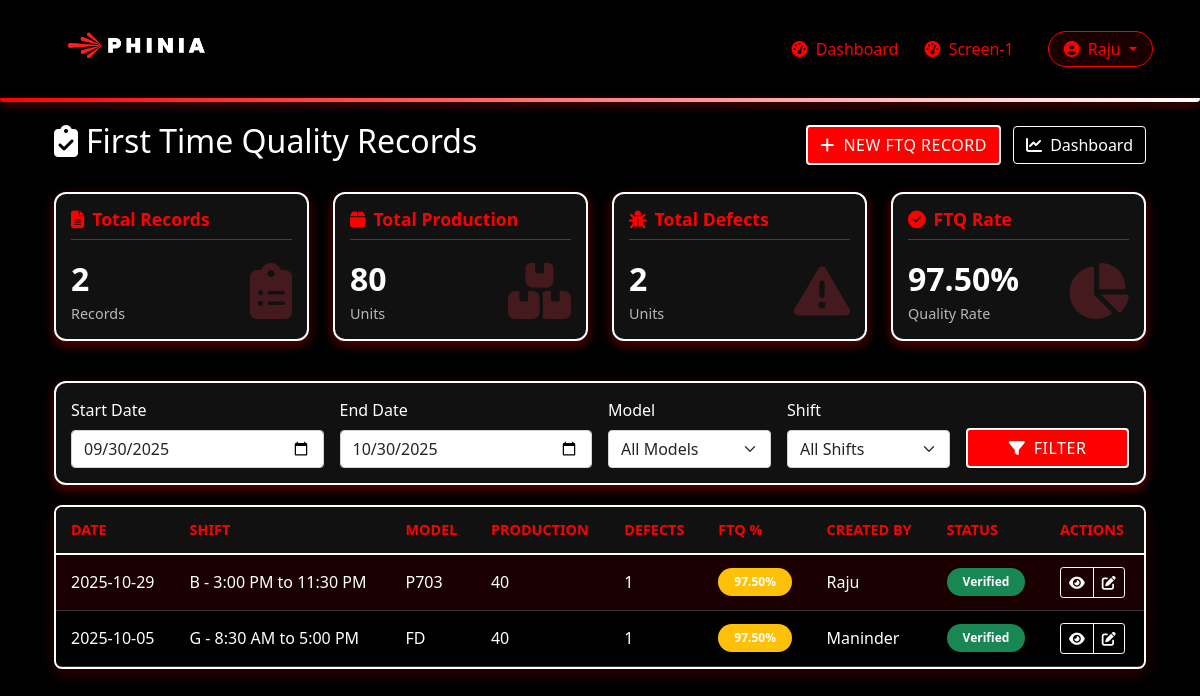
Before: /ftq/ (signed in) with the older database file.
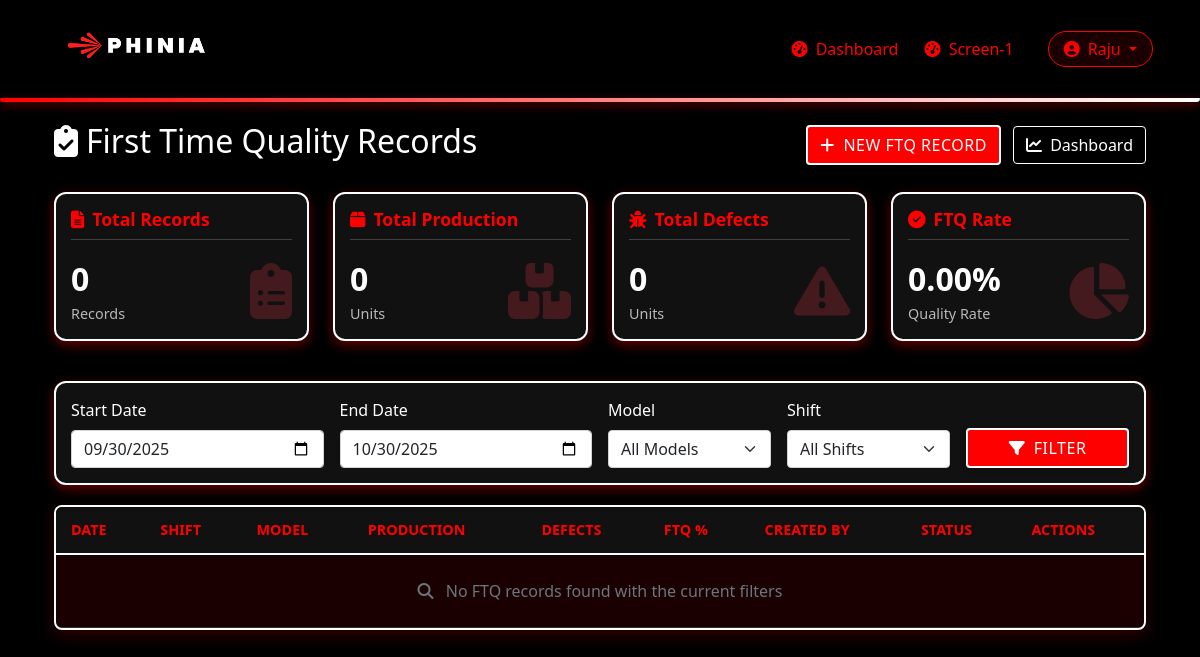
After: the same page with the newer database file.
### main/models.py (models this page shows, shortened)
class User(AbstractUser):
    USER_TYPES = (
        ('operator', 'Operator'),
        ('shift_supervisor', 'Shift Supervisor'),
        ('quality_supervisor', 'Quality Supervisor'),
    )
    company_id = models.CharField(max_length=100, blank=True, null=True)
    skill_matrix_level = models.CharField(max_length=200, blank=True, null=True)
    user_type = models.CharField(max_length=20, choices=USER_TYPES)

class FTQRecord(models.Model):
    MODEL_CHOICES = (
        ('P703', 'P703'),
        ('U704', 'U704'),
        ('FD', 'FD'),
        ('SA', 'SA'),
        ('Gnome', 'Gnome'),
    )
    SHIFTS = [
        ('S1', 'S1 - 6:30 AM to 6:30 PM'),
        ('A', 'A - 6:30 AM to 3:00 PM'),
        ('G', 'G - 8:30 AM to 5:00 PM'),
        ('B', 'B - 3:00 PM to 11:30 PM'),
        ('C', 'C - 11:30 PM to 6:30 AM'),
        ('S2', 'S2 - 6:30 PM to 6:30 AM'),
    ]
    verification_status = models.ForeignKey(
        'DailyVerificationStatus',
        on_delete=models.CASCADE,
        related_name='ftq_records',
        null=True,
        blank=True
    )
    date = models.DateField()
    shift_type = models.CharField(max_length=100, choices=SHIFTS, blank=True, null=True)
    model_name = models.CharField(max_length=10, choices=MODEL_CHOICES)
    julian_date = models.DateField(help_text="Date in Julian calendar")
    total_inspected = models.PositiveIntegerField(verbose_name="Production/day")
    created_by = models.ForeignKey(User, on_delete=models.CASCADE, related_name='created_ftq_records')
    verified_by = models.ForeignKey(
        User,
        on_delete=models.CASCADE,
        related_name='verified_ftq_records',
        null=True,
        blank=True,
        verbose_name="Supervisor"
    )
    production_per_shift = models.PositiveIntegerField(
        verbose_name="Production Data/Shift",
        blank=True,
        null=True
    )
    created_at = models.DateTimeField(auto_now_add=True)
    updated_at = models.DateTimeField(auto_now=True)
    @property
    def total_defects(self):
        return self.time_based_defects.aggregate(
            total=Sum('count')
        )['total'] or 0
    @property
    def ftq_percentage(self):
        if self.total_inspected > 0:
            return ((self.total_inspected - self.total_defects) / self.total_inspected) * 100
        return 0
    class Meta:
        ordering = ['-date', '-created_at']

### main/views.py (the view)
# urls.py: path('ftq/', views.ftq_list, name='ftq_list'),
@login_required
def ftq_list(request):
    start_date_str = request.GET.get('start_date', (timezone.now().date() - timedelta(days=30)).strftime('%Y-%m-%d'))
    end_date_str = request.GET.get('end_date', timezone.now().date().strftime('%Y-%m-%d'))
    model_name = request.GET.get('model_name', '')
    shift_type = request.GET.get('shift_type', '')
    try:
        start_date = datetime.strptime(start_date_str, '%Y-%m-%d').date()
    except (ValueError, TypeError):
        start_date = timezone.now().date() - timedelta(days=30)
    try:
        end_date = datetime.strptime(end_date_str, '%Y-%m-%d').date()
    except (ValueError, TypeError):
        end_date = timezone.now().date()
    ftq_records = FTQRecord.objects.select_related(
        'created_by',
        'verified_by'
    ).prefetch_related(
        'time_based_defects'
    )
    ftq_records = ftq_records.filter(date__range=[start_date, end_date])
    if model_name:
        ftq_records = ftq_records.filter(model_name=model_name)
    if shift_type:
        ftq_records = ftq_records.filter(shift_type=shift_type)
    ftq_records = ftq_records.order_by('-date', '-shift_type')
    paginator = Paginator(ftq_records, 20)  # Show 20 records per page
    page_number = request.GET.get('page')
    page_obj = paginator.get_page(page_number)
    total_inspected = 0
    total_defects = 0
    for record in ftq_records:
        total_inspected += record.total_inspected
        total_defects += record.total_defects  # This uses the property
    stats = {
        'total_inspected': total_inspected,
        'total_defects': total_defects,
        'record_count': ftq_records.count()
    }
    if stats['total_inspected'] > 0:
        stats['ftq_percentage'] = ((stats['total_inspected'] - stats['total_defects']) / stats['total_inspected']) * 100
    else:
        stats['ftq_percentage'] = 0
    model_choices = FTQRecord.MODEL_CHOICES
    return render(request, 'main/operations/ftq_list.html', {
        'page_obj': page_obj,
        'stats': stats,
        'model_choices': model_choices,
        'shift_choices': FTQRecord.SHIFTS,  # Fixed: use SHIFTS not SHIFT_CHOICES
        'filters': {
            'start_date': start_date,
            'end_date': end_date,
            'model_name': model_name,
            'shift_type': shift_type
        },
        'title': 'FTQ Records'
    })

### main/templates/main/operations/ftq_list.html (shortened to what this page needs)
{% extends "main/base.html" %}
{% load static %}
{% block content %}
<div class="container-fluid">
    <div class="d-flex justify-content-between align-items-center mb-4">
        <h2 class="text-white"><i class="fas fa-clipboard-check me-2"></i>First Time Quality Records</h2>
        <div>
            <a href="{% url 'ftq_record_create' %}" class="btn btn-primary">
                <i class="fas fa-plus me-1"></i> New FTQ Record
            </a>
            <a href="{% url 'ftq_dashboard' %}" class="btn btn-outline-light ms-2">
                <i class="fas fa-chart-line me-1"></i> Dashboard
            </a>
        </div>
    </div>
    <div class="row mb-4">
        <div class="col-lg-3 col-md-6 mb-3">
            <div class="stats-card">
                <h5 class="card-title"><i class="fas fa-file-alt me-2"></i>Total Records</h5>
                <div class="d-flex justify-content-between align-items-end">
                    <div>
                        <div class="stats-value">{{ stats.record_count }}</div>
                        <div class="stats-label">Records</div>
                    </div>
                    <div class="display-4 text-danger opacity-25">
                        <i class="fas fa-clipboard-list"></i>
                    </div>
                </div>
            </div>
        </div>
        <div class="col-lg-3 col-md-6 mb-3">
            <div class="stats-card">
                <h5 class="card-title"><i class="fas fa-box me-2"></i>Total Production</h5>
                <div class="d-flex justify-content-between align-items-end">
                    <div>
                        <div class="stats-value">{{ stats.total_inspected }}</div>
                        <div class="stats-label">Units</div>
                    </div>
                    <div class="display-4 text-danger opacity-25">
                        <i class="fas fa-boxes"></i>
                    </div>
                </div>
            </div>
        </div>
        <div class="col-lg-3 col-md-6 mb-3">
            <div class="stats-card">
                <h5 class="card-title"><i class="fas fa-bug me-2"></i>Total Defects</h5>
                <div class="d-flex justify-content-between align-items-end">
                    <div>
                        <div class="stats-value">{{ stats.total_defects }}</div>
                        <div class="stats-label">Units</div>
                    </div>
                    <div class="display-4 text-danger opacity-25">
                        <i class="fas fa-exclamation-triangle"></i>
                    </div>
                </div>
            </div>
        </div>
        <div class="col-lg-3 col-md-6 mb-3">
            <div class="stats-card">
                <h5 class="card-title"><i class="fas fa-check-circle me-2"></i>FTQ Rate</h5>
                <div class="d-flex justify-content-between align-items-end">
                    <div>
                        <div class="stats-value">{{ stats.ftq_percentage|floatformat:2 }}%</div>
                        <div class="stats-label">Quality Rate</div>
                    </div>
                    <div class="display-4 text-danger opacity-25">
                        <i class="fas fa-chart-pie"></i>
                    </div>
                </div>
            </div>
        </div>
    </div>
    <div class="filter-container">
        <form method="get" action="" class="row g-3">
            <div class="col-md-3">
                <label for="start_date" class="form-label">Start Date</label>
                <input type="date" class="form-control" id="start_date" name="start_date"
                       value="{{ filters.start_date|date:'Y-m-d' }}">
            </div>
            <div class="col-md-3">
                <label for="end_date" class="form-label">End Date</label>
                <input type="date" class="form-control" id="end_date" name="end_date"
                       value="{{ filters.end_date|date:'Y-m-d' }}">
            </div>
            <div class="col-md-2">
                <label for="model_name" class="form-label">Model</label>
                <select class="form-select" id="model_name" name="model_name">
                    <option value="">All Models</option>
                </select>
            </div>
            <div class="col-md-2">
                <label for="shift_type" class="form-label">Shift</label>
                <select class="form-select" id="shift_type" name="shift_type">
                    <option value="">All Shifts</option>
                </select>
            </div>
            <div class="col-md-2 d-flex align-items-end">
                <button type="submit" class="btn btn-primary w-100">
                    <i class="fas fa-filter me-1"></i> Filter
                </button>
            </div>
        </form>
    </div>
    <div class="table-responsive">
        <table class="table table-hover">
            <thead>
                <tr>
                    <th>Date</th>
                    <th>Shift</th>
                    <th>Model</th>
                    <th>Production</th>
                    <th>Defects</th>
                    <th>FTQ %</th>
                    <th>Created By</th>
                    <th>Status</th>
                    <th>Actions</th>
                </tr>
            </thead>
            <tbody>
                {% for record in page_obj %}
                <tr>
                    <td>{{ record.date|date:"Y-m-d" }}</td>
                    <td>{{ record.get_shift_type_display }}</td>
                    <td>{{ record.get_model_name_display }}</td>
                    <td>{{ record.total_inspected }}</td>
                    <td>{{ record.total_defects }}</td>
                    <td>
                        {% if record.total_inspected > 0 %}
                            {% with ftq_pct=record.ftq_percentage %}
                                <span class="badge {% if ftq_pct >= 99 %}bg-success{% elif ftq_pct >= 95 %}bg-warning{% else %}bg-danger{% endif %} rounded-pill px-3 py-2">
                                    {{ ftq_pct|floatformat:2 }}%
                                </span>
                            {% endwith %}
                        {% else %}
                            <span class="badge bg-secondary rounded-pill px-3 py-2">N/A</span>
                        {% endif %}
                    </td>
                    <td>{{ record.created_by.username }}</td>
                    <td>
                        {% if record.verified_by %}
                            <span class="badge bg-success rounded-pill px-3 py-2">Verified</span>
                        {% else %}
                            <span class="badge bg-warning text-dark rounded-pill px-3 py-2">Pending</span>
                        {% endif %}
                    </td>
                    <td>
                        <div class="btn-group">
                            <a href="{% url 'ftq_record_detail' pk=record.id %}" class="btn btn-sm btn-outline-light"
                               data-bs-toggle="tooltip" title="View Details">
                                <i class="fas fa-eye"></i>
                            </a>
                            <a href="{% url 'ftq_record_edit' pk=record.id %}" class="btn btn-sm btn-outline-light"
                               data-bs-toggle="tooltip" title="Edit Record">
                                <i class="fas fa-edit"></i>
                            </a>
                        </div>
                    </td>
                </tr>
                {% empty %}
                <tr>
                    <td colspan="9" class="text-center py-4">
                        <div class="text-muted">
                            <i class="fas fa-search me-2"></i> No FTQ records found with the current filters
                        </div>
                    </td>
                </tr>
                {% endfor %}
            </tbody>
        </table>
    </div>
</div>
{% endblock %}

### main/templates/main/base.html (shortened to what this page needs)
{% load static %}
<!DOCTYPE html>
<html lang="en">
<head>
    <link rel="stylesheet" href="{% static 'css/bootstrap.min.css' %}" />
    <link rel="stylesheet" href="{% static 'css/all.min1.css' %}" />
    <link rel="stylesheet" href="{% static 'css/all.min2.css' %}" />
    {% load static %}
</head>
<body>
    <nav class="navbar navbar-expand-lg navbar-dark">
        <div class="container navbar-container">
            <a class="navbar-brand" href="{% url 'dashboard' %}">
                <img src="{% static 'images/image2.png' %}" alt="Phinia Logo" height="68">
            </a>
            {% if user.is_authenticated %}
            <div class="collapse navbar-collapse justify-content-end" id="navbarNav">
                <ul class="navbar-nav align-items-center">
                    <li class="nav-item">
                        <a class="nav-link {% if request.resolver_match.url_name == 'dashboard' %}active{% endif %}"
                           href="{% url 'dashboard' %}">
                           <i class="fas fa-tachometer-alt me-1"></i> Dashboard
                        </a>
                    </li>
                    <li class="nav-item">
                        <a class="nav-link" href="{% url 'station_media_slider' station_id=1 %}">
                            <i class="fas fa-tachometer-alt me-1"></i> Screen-1
                        </a>
                    </li>
                    <li class="nav-item dropdown ms-3">
                        <a class="nav-link dropdown-toggle" href="#" id="userDropdown" role="button"
                           data-bs-toggle="dropdown" aria-expanded="false"
                           style="border: 1px solid #ff0000; border-radius: 20px; padding: 5px 15px; background: rgba(255,0,0,0.1);">
                            <i class="fas fa-user-circle me-1"></i> {{ user.username }}
                        </a>
                    </li>
                </ul>
            </div>
            {% endif %}
        </div>
    </nav>
    <div class="container mt-4">
        {% block content %}{% endblock %}
    </div>
</body>
</html>

Changed rows visible on the page:
removed FTQRecord: date "2025-10-29", shift_type "B - 3:00 PM to 11:30 PM", model_name "P703", total_inspected "40", total_defects "1", ftq_percentage "97.50", created_by.username "Raju", shows "Verified"
removed FTQRecord: date "2025-10-05", shift_type "G - 8:30 AM to 5:00 PM", model_name "FD", total_inspected "40", total_defects "1", ftq_percentage "97.50", created_by.username "Maninder", shows "Verified"
Other visible differences:
{{ stats.record_count }}: "2" → "0"
{{ stats.total_inspected }}: "80" → "0"
{{ stats.total_defects }}: "2" → "0"
{{ stats.ftq_percentage|floatformat:2 }}: "97.50" → "0.00"
text now shown: "No FTQ records found with the current filters"
